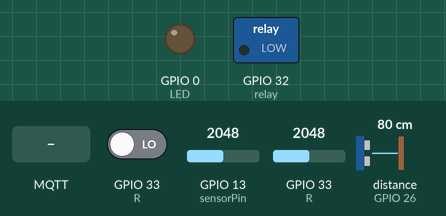
A sketch run on a simulated ESP32. On the bench: switched loads named in the sketch (green lamp = pin HIGH), output pins drawn as LEDs (lit = HIGH). Wiring (inferred from the names in the program): ultrasonic range finder: trigger GPIO 25; echo GPIO 26. The test bench sets the inputs (shaded band); at power-on: GPIO 13 (sensorPin) = 2048, GPIO 33 (R) LOW, GPIO 33 (R) = 2048, distance to the obstacle (sensor on GPIO 26) 80 cm. The echo pulse lasts 58.3 µs per cm; WiFi joins after 1.5 s; servers stay silent unless stated; random numbers use the default seed unless the sketch sets one; no MQTT or app messages arrive unless stated; pins used as bus, display or sensor lines are not drawn; what the sketch prints to the serial monitor is not drawn.

Above: at 2.7 s.
2.8 s: MQTT message "0" arrives on the first subscribed topic
At 3.7 s:
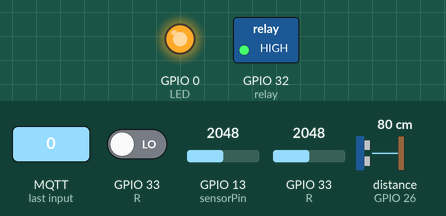
9.7 s: GPIO 13 (sensorPin) set to 2548
12.7 s: GPIO 13 (sensorPin) set to 2595
Timing chart, 0 to 15.7 s (numbered marks = the images above; inputs shaded):
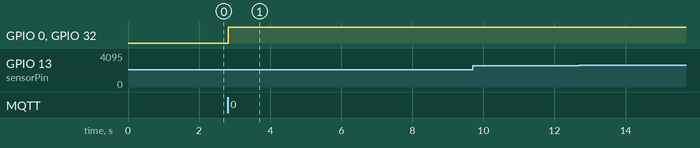

Measured:
- after the input at 2.8 s, GPIO 0 (LED), GPIO 32 (relay): LOW → HIGH at once
- after the input at 9.7 s, every drawn part: stays the same
- after the input at 12.7 s, every drawn part: stays the same

The sketch:

code_mqtt_wifi_esp32.ino
```cpp
#include <Arduino.h>
#include <PubSubClient.h>
#include <WiFi.h>

WiFiClient espClient;
PubSubClient mqtt(espClient);

const char* ssid="pong";
const char* pass="saya2133";
const char* brokerUser = "muchib";
const char* brokerPass = "muchib";
const char* broker = "47.254.248.173";
const char* outTopic1 ="Displays/espnext01ph/out";
const char* outTopic2 ="Displays/espnext01hc/out";
const char* outTopic3 ="Displays/espnext01ra/out";
const char* outTopic4 ="codersid/nodemcu/v1";

// ph,raindrop,hcsr-04
char messages1[10];
char messages2[50];
char messages3[100];

//RELAY
char msg[50];
const int relay = 32;
#define LED 0
int value = 0;

//Ph
#define sensorPin 13


// SENSOR RAINDROP
#define R 33

// SENSOR ULTRASONIK
#define TRIGGER_PIN 25
#define ECHO_PIN 26
#define USONIC_DIV 0.034
long lastMsg = 100;
long duration;
long distance;
int percentage;

void setup_wifi() {
  // We start by connecting to a WiFi network
  Serial.println();
  Serial.print("Connecting to ");
  Serial.println(ssid);

  WiFi.mode(WIFI_STA);
  WiFi.begin(ssid, pass);

  while (WiFi.status() != WL_CONNECTED) {
    Serial.print(".");
  }

  randomSeed(micros());

  Serial.println("");
  Serial.println("WiFi connected");
  Serial.println("IP address: ");
  Serial.println(WiFi.localIP());
}

void reconnect(){
  while(!mqtt.connected()){
  Serial.println("Conncting to ");
    String clientId = "ESP32Client-";
    clientId += String(random(0xffff), HEX);
      if(mqtt.connect(clientId.c_str(), brokerUser, brokerPass)){
      Serial.println("connected to relay");
      mqtt.publish("codersid/nodemcu/v1", "hello word");
      // ... and resubscribe
      mqtt.subscribe("codersid/nodemcu/v1");
      }else{
      Serial.print("failed, rc=");
      Serial.print(mqtt.state());
      Serial.println(" try again in 5 seconds");
      delay(1000);
      }

      if(mqtt.connect("espnext01ph", brokerUser, brokerPass)){
      Serial.println("Connected to ph");
      mqtt.subscribe("Displays/espnext01ph/in");
      } else if(mqtt.connect("espnext01hc", brokerUser, brokerPass)){
      Serial.println("connected to hc");
      mqtt.subscribe("Displays/espnext01hc/in");
      }else if(mqtt.connect("espnext01ra", brokerUser, brokerPass)){
      Serial.println("connected to raindrop");
      mqtt.subscribe("Displays/espnext01ra/in");
      }else{
      Serial.println(" try again in 5 seconds");
      delay(1000);
      }
  }
}

void callback (char* topic, byte* payload, unsigned int length){
  Serial.print("Payload: ");
  Serial.println(topic);
  for(int i=0; i<length; i++){
  Serial.print((char) payload[i]);
  }
  Serial.println();

  if ((char)payload[0] == '1') {
    digitalWrite(relay, LOW);   //on
    digitalWrite(LED, LOW);   //on
  }
  if ((char)payload[0] == '0') {
    digitalWrite(relay, HIGH);  // off
    digitalWrite(LED, HIGH);   //on
  }
}


void setup()
{

  Serial.begin(9600);
  setup_wifi();
//...............pH Air...............//
  pinMode(sensorPin, INPUT);
//   Relay
   pinMode(relay, OUTPUT);
   pinMode(LED, OUTPUT);
//.............Ultrasnoik...............//
  pinMode(TRIGGER_PIN ,OUTPUT);
  pinMode(ECHO_PIN, INPUT);
  digitalWrite(TRIGGER_PIN, LOW);
  delayMicroseconds(100);
//.............Raindrop...............//

   mqtt.setServer(broker, 1883);
   mqtt.setCallback(callback);
}

void loop()
{
//Raindrop
int A = digitalRead(R);
int B = analogRead(R);
float Po = 0;
int pengukuranPh = analogRead(sensorPin);
double TeganganPh = 3.3 / 4096.0 * pengukuranPh;

  if (!mqtt.connected()) {
    reconnect();
  }
  mqtt.loop();

  long now = millis();
  if (now - lastMsg > 500) {
   Serial.print("Nilai ADC Ph: ");
   Serial.println(pengukuranPh);
   Serial.print("TeganganPh: ");
   Serial.println(TeganganPh, 3);
      ///Po = 7.00 + ((teganganPh7 - TeganganPh) / PhStep);
   Po = 7.00 + ((2.6 - TeganganPh) / 0.17);
   Serial.print("Nilai PH cairan: ");
   Serial.println(Po, 3);
    sprintf(messages1, "%2.1f", Po);
    Serial.print("Nilai PH cairan: ");
    Serial.println(messages1);

//  Loop Sensor Jarak....
    digitalWrite(TRIGGER_PIN, HIGH);
    delayMicroseconds(11);
    digitalWrite(TRIGGER_PIN, LOW);
    duration = pulseIn(ECHO_PIN, HIGH);
    distance = duration * USONIC_DIV/2;
    percentage = map(distance, 160, 10, 0, 160);
    if (percentage < 0){
      percentage = 0;
    }else if (percentage > 160){
      percentage = 160;
    }
    sprintf(messages2, "%ld", percentage);
    Serial.print("Volume air kolam CM : ");
    Serial.println(messages2);
    //Serial.print("% Distance :");
    //Serial.print (distance);
    //Serial.println (" cm");
    //    delay(1000);
    //  Loop Sensor Raindrop
  if (B>=2900){
    Serial.println(A);
    Serial.println(B);
    sprintf(messages3, "%ld", B);
    Serial.print("Nilai Hujan : ");
    Serial.println(messages3);
    Serial.println("Tidak Hujan");
  }else{
    Serial.println(A);
    Serial.println(B);
    sprintf(messages3, "%ld", B);
    Serial.print("Nilai Hujan : ");
    Serial.println(messages3);
    Serial.println("Hujan");
  }
    lastMsg = now;
    ++value;
    sprintf (msg, "Relay Berjalan", value);
    Serial.print("Publish message: ");
    Serial.println(msg);
    mqtt.publish(outTopic1, messages1);
    mqtt.publish(outTopic2, messages2);
    mqtt.publish(outTopic3, messages3);
    mqtt.publish(outTopic4, msg);
  }
}
```
